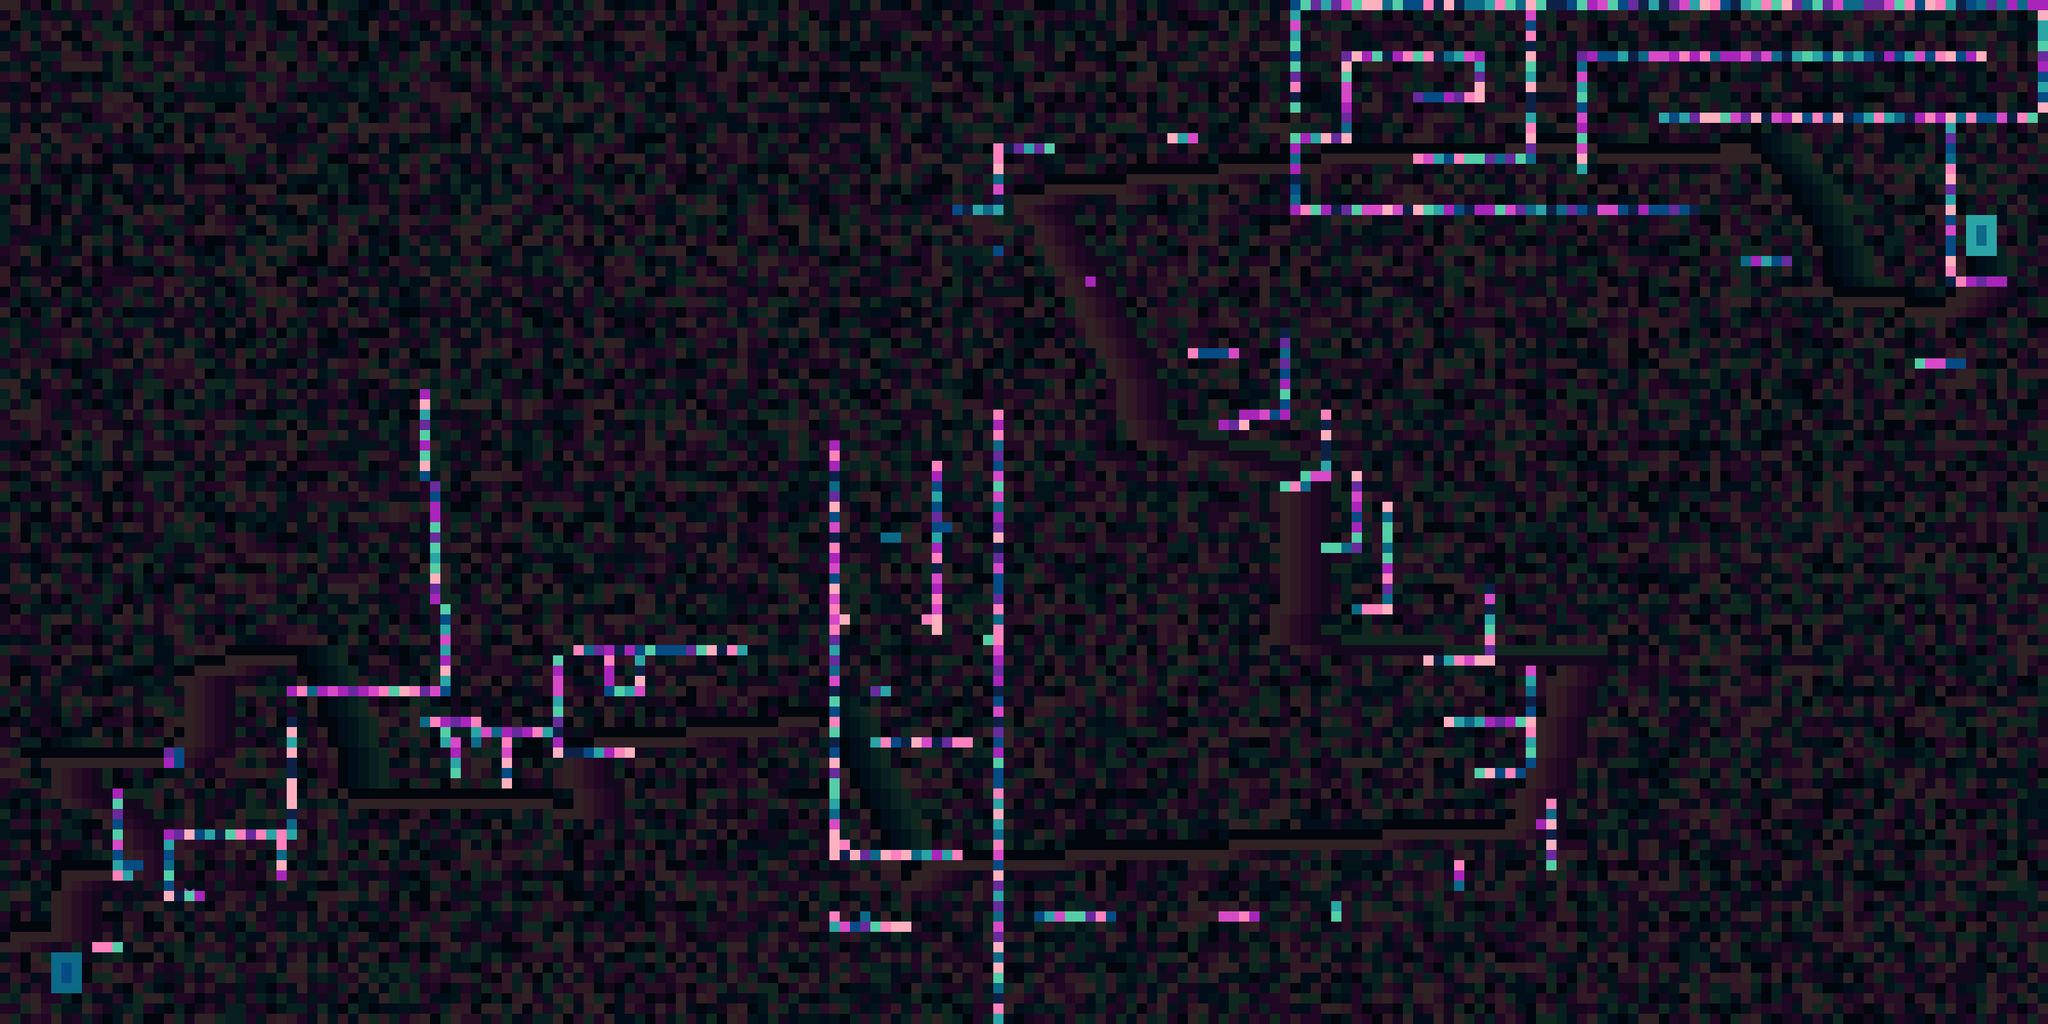

The image is a tile-based game level rendered from a .tmx file. Its description and source (layers, tilesets, objects; grid data summarised) follow:
An orthogonal 200x100 tile map with 16x16 px tiles, 6 tile layers (Tile Layer 6, physics, playerpos, GOUPS, ...).

<map version="1.10" tiledversion="1.10.1" orientation="orthogonal" renderorder="right-down" width="200" height="100" tilewidth="16" tileheight="16" infinite="0" nextlayerid="7" nextobjectid="1">
 <editorsettings>
  <export target="_.csv" format="csv" />
 </editorsettings>
 <tileset firstgid="1" source="../../tileset.tsx" />
 <layer id="6" name="Tile Layer 6" width="200" height="100" opacity="0.19">
  <data>[20000 cells, 20000 non-empty, 10 distinct tile ids]</data>
 </layer>
 <layer id="1" name="physics" width="200" height="100">
  <data>[20000 cells, 793 non-empty, 10 distinct tile ids]</data>
 </layer>
 <layer id="2" name="playerpos" width="200" height="100">
  <data>[20000 cells, 1 non-empty, 1 distinct tile ids]</data>
 </layer>
 <layer id="3" name="GOUPS" width="200" height="100">
  <data>[20000 cells, 12 non-empty, 2 distinct tile ids]</data>
 </layer>
 <layer id="4" name="GODOWNS" width="200" height="100">
  <data>[20000 cells, 12 non-empty, 2 distinct tile ids]</data>
 </layer>
 <layer id="5" name="fillins" width="200" height="100">
  <data>[20000 cells, 0 non-empty, 0 distinct tile ids]</data>
 </layer>
</map>